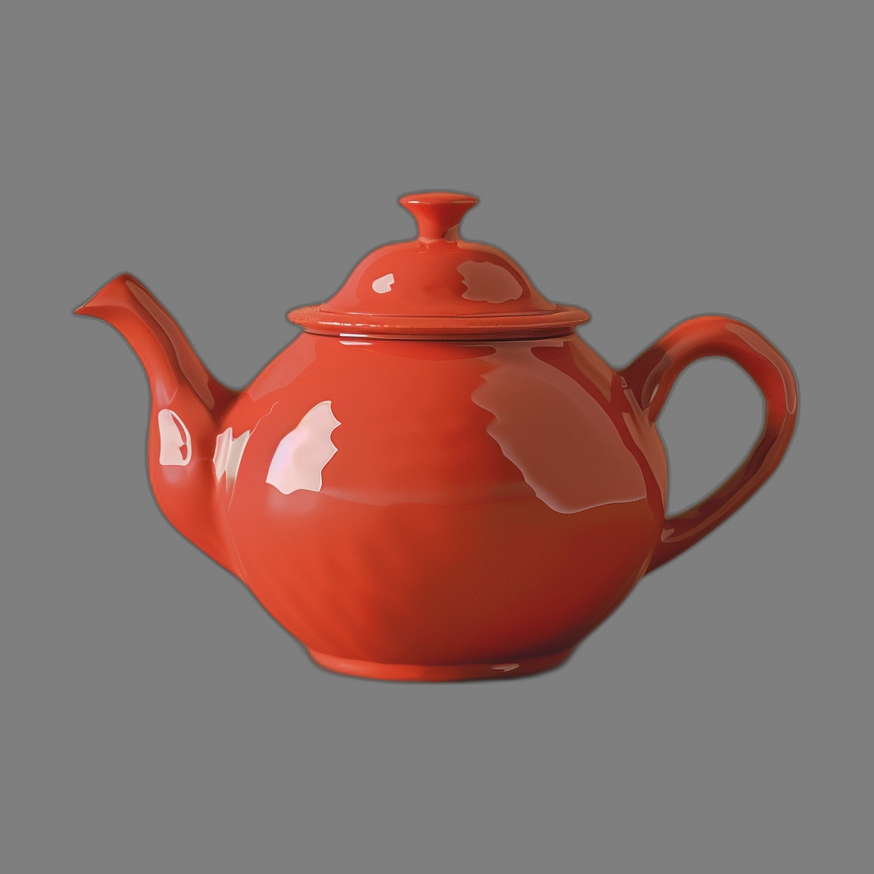
#> input picture examples/concepts/teapot.png, 874 x 874 px
$ python template_prep.py --imagem ../examples/concepts/teapot.png --saida-dir ../examples/concepts --resultado out.png   (older library calls are emulated)
#> lines starting #> are read from the running program, lines starting #| are printed output that depends on the picture
### tools/i23d_infer.py
"""Inferencia image-to-3D do Forge3D (roda DENTRO da venv de GPU, nunca no nucleo).

Uso (o provider ``mesh`` monta esta linha):

    FORGE3D_VENV_I23D=~/.cache/forge3d/venv-i23d \
    PYTHONPATH=~/.cache/forge3d/vendor/TripoSR \
    <venv>/bin/python tools/i23d_infer.py \
        --imagem entrada.png --saida-dir staging --resultado resultado.json \
        --modelo stabilityai/TripoSR --mc-resolution 256 --sem-rembg

Canal: JSON em disco. Nada de parse de stdout (mesma regra do Blender, I9).

Saida: ``<saida-dir>/modelo.glb`` com POSITION + COLOR_0 (sem UV). O bake de UV/textura e feito
depois no ``blender/postprocess.py``, que nao depende de CUDA.
"""

from __future__ import annotations

import argparse
import gc
import inspect
import json
import os
import sys
import time
import traceback
from pathlib import Path
from typing import Any


# [84 lines left out: functions _salvar, _args, _limpar_ruido_alfa, _desmultiplicar_alfa, _erodir_alfa_seguro, not called in this run]


def _bleed_rgb_borda_transparente(rgba, raio: int = 6):
    """Preenche pixels alpha==0 com a cor da borda mais proxima (sem blur no interior opaco)."""
    from PIL import Image, ImageFilter

    img = rgba.convert("RGBA")
    r_ch, g_ch, b_ch, a_ch = img.split()
    if a_ch.getextrema()[0] == 255 or a_ch.getextrema()[1] == 0:
        return img

    mask_bin = a_ch.point(lambda a: 255 if a >= 128 else 0)
    m_bytes = mask_bin.tobytes()
    mask_f = mask_bin.filter(ImageFilter.BoxBlur(raio)).tobytes()
    a_bytes = a_ch.tobytes()

    canais_out: list[Any] = []
    for canal in (r_ch, g_ch, b_ch):
        orig = canal.tobytes()
        zerado = Image.frombytes(
            "L",
            img.size,
            bytes(v if m else 0 for v, m in zip(orig, m_bytes)),
        )
        borrado = zerado.filter(ImageFilter.BoxBlur(raio)).tobytes()
        ajustado = bytes(
            orig[i]
            if a_bytes[i] >= 128
            else (min(255, round(borrado[i] * 255.0 / mask_f[i])) if mask_f[i] > 0 else orig[i])
            for i in range(len(orig))
        )
        canais_out.append(Image.frombytes("L", img.size, ajustado))
    return Image.merge("RGBA", (*canais_out, a_ch))


def _gerar_cutout_para_textura(
    imagem,
    *,
    desmultiplicar: bool,
    alfa_minimo: int = 160,
    razao_opaca_minima: float = 0.08,
):
    """Prepara RGBA alinhado com borda limpa e bleed de cor para projecao UV sem halo."""
    from PIL import Image

    rgba = imagem.convert("RGBA")
    if desmultiplicar:
        rgba = _desmultiplicar_alfa(rgba, alfa_minimo=alfa_minimo)
    # Mantem nucleo opaco sem comer a silhueta dos membros; borda alpha<160 vira 0 + RGB bleed.
    raw = bytearray(rgba.tobytes())
    for i in range(0, len(raw), 4):
        if raw[i + 3] < alfa_minimo:
            raw[i + 3] = 0
        else:
            raw[i + 3] = 255
    rgba = Image.frombytes("RGBA", rgba.size, bytes(raw))
    if desmultiplicar:
        rgba = _erodir_alfa_seguro(
            rgba,
            alfa_minimo=200,
            razao_opaca_minima=razao_opaca_minima,
        )
    return _bleed_rgb_borda_transparente(rgba, raio=6)


def _compor_cutout_neutro(
    imagem,
    *,
    desmultiplicar: bool,
    alfa_minimo: int = 24,
    razao_opaca_minima: float = 0.08,
):
    """Compoe recorte RGBA sobre cinza neutro (128, 128, 128) sem halo escuro."""
    from PIL import Image

    rgba = imagem.convert("RGBA")
    if desmultiplicar:
        rgba = _desmultiplicar_alfa(rgba, alfa_minimo=alfa_minimo)
        rgba = _erodir_alfa_seguro(
            rgba,
            alfa_minimo=alfa_minimo,
            razao_opaca_minima=razao_opaca_minima,
        )
    fundo = Image.new("RGBA", rgba.size, (128, 128, 128, 255))
    return Image.alpha_composite(fundo, rgba).convert("RGB")


# [58 lines left out: function _criar_sessao_rembg, not called in this run]


def _preparar_imagem(
    caminho: str,
    remover_fundo: bool,
    foreground_ratio: float,
    rembg_modelo: str | None = None,
    rembg_info: dict[str, Any] | None = None,
    rgba_textura_out: list[Any] | None = None,
):
    from PIL import Image

    imagem = Image.open(caminho).convert("RGBA")
    if max(imagem.size) > 1024:
        fator = 1024.0 / float(max(imagem.size))
        novo_tam = (max(1, round(imagem.width * fator)), max(1, round(imagem.height * fator)))
        imagem = imagem.resize(novo_tam, Image.Resampling.LANCZOS)
    if remover_fundo:
        from tsr.utils import remove_background, resize_foreground

        era_opaca = imagem.getchannel("A").getextrema()[0] == 255
        modelo_solicitado = (
            rembg_modelo or os.environ.get("FORGE3D_REMBG_MODELO", "birefnet-general")
        )
        sessao, modelo_usado, fallback = _criar_sessao_rembg(modelo_solicitado)
        if rembg_info is not None:
            rembg_info["rembg_modelo"] = modelo_usado
            rembg_info["rembg_fallback"] = fallback
        try:
            recortada = remove_background(imagem, sessao)
        finally:
            del sessao
            gc.collect()
        if era_opaca and recortada.convert("RGBA").getchannel("A").getextrema()[1] >= 24:
            recortada = _limpar_ruido_alfa(recortada)
        recortada = resize_foreground(recortada, foreground_ratio)
        if rgba_textura_out is not None:
            rgba_textura_out.append(
                _gerar_cutout_para_textura(recortada, desmultiplicar=era_opaca)
            )
        return _compor_cutout_neutro(recortada, desmultiplicar=era_opaca)
    if rembg_info is not None:
        rembg_info["rembg_modelo"] = None
        rembg_info["rembg_fallback"] = False
    if rgba_textura_out is not None:
        rgba_textura_out.append(_gerar_cutout_para_textura(imagem, desmultiplicar=False))
    # fundo neutro: compoe alfa reto sobre cinza medio (o modelo foi treinado assim)
    return _compor_cutout_neutro(imagem, desmultiplicar=False)


# [234 lines left out: functions _suavizar_malha_taubin, _extrair_malha_com_fallback_oom, main, not called in this run]


# [2 lines that do not run on import are left out]

### tools/template_prep.py
"""Prepara foto frontal para o template MPFB2: recorte alfa, bleed amplo, delight e marcos faciais.

Executado na venv de imagem (`venv-i23d`) por subprocesso; nunca importado no nucleo/Blender.
"""
from __future__ import annotations

import argparse
import json
import sys
from pathlib import Path
from typing import Any

from PIL import Image, ImageFilter

try:  # noqa: SIM105 - opcional no nucleo .venv sem numpy/cv2
    import cv2  # type: ignore[import-not-found]
    import numpy as np  # type: ignore[import-not-found]

    _TEM_CV2 = True
except ImportError:
    cv2 = None
    np = None
    _TEM_CV2 = False

TOOLS_DIR = Path(__file__).resolve().parent
if str(TOOLS_DIR) not in sys.path:
    sys.path.insert(0, str(TOOLS_DIR))

import delight  # noqa: E402
import delight_pbr  # noqa: E402
import i23d_infer  # noqa: E402


def _bleed_telea_cv2(rgba: Image.Image) -> Image.Image:
    """Inpainting amplo fora do nucleo opaco via OpenCV TELEA."""
    arr = np.array(rgba.convert("RGBA"))
    alfa = arr[:, :, 3]
    bgr = cv2.cvtColor(arr[:, :, :3], cv2.COLOR_RGB2BGR)
    mask = ((alfa < 200).astype(np.uint8)) * 255
    mask = cv2.dilate(mask, np.ones((3, 3), np.uint8))
    peq_bgr = cv2.resize(bgr, None, fx=0.5, fy=0.5, interpolation=cv2.INTER_AREA)
    peq_m = cv2.resize(mask, None, fx=0.5, fy=0.5, interpolation=cv2.INTER_NEAREST)
    inp = cv2.inpaint(peq_bgr, peq_m, 9, cv2.INPAINT_TELEA)
    cheio = cv2.resize(inp, (bgr.shape[1], bgr.shape[0]), interpolation=cv2.INTER_LINEAR)
    bgr[mask > 0] = cheio[mask > 0]
    rgb = cv2.cvtColor(bgr, cv2.COLOR_BGR2RGB)
    out = np.dstack([rgb, alfa])
    return Image.fromarray(out, mode="RGBA")


# [65 lines left out: function _bleed_telea_pil, not called in this run]


def _bleed_telea(rgba: Image.Image) -> Image.Image:
    """Inpainting amplo fora do nucleo opaco para evitar borda cinza/preta na projecao UV."""
    if _TEM_CV2:
        return _bleed_telea_cv2(rgba)
    return _bleed_telea_pil(rgba)


def _detectar_marcos_faciais_cv2(rgba: Image.Image) -> dict[str, float]:
    arr = np.array(rgba.convert("RGBA"))
    fg = arr[:, :, 3] > 128
    ys, _ = np.where(fg)
    if len(ys) == 0:
        return {}
    y0, y1 = int(ys.min()), int(ys.max())
    altura = max(1, y1 - y0)
    cinza = cv2.cvtColor(arr[:, :, :3], cv2.COLOR_RGB2GRAY)

    # Faixa dos olhos: ~4.5%..9.5% abaixo do topo; boca: ~9%..13.5%
    r0_e, r1_e = y0 + int(0.045 * altura), y0 + int(0.095 * altura)
    r0_b, r1_b = y0 + int(0.090 * altura), y0 + int(0.138 * altura)
    cols_cab = np.where(fg[r0_e:r1_b, :].any(axis=0))[0]
    if len(cols_cab) == 0:
        return {}
    xc = int(cols_cab.mean())
    lx0, lx1 = max(0, xc - 28), min(arr.shape[1], xc + 28)

    band_e = cinza[r0_e:r1_e, lx0:lx1]
    eye_row = r0_e + int(band_e.mean(axis=1).argmin()) if band_e.size else r0_e

    # Boca tem R-G mais elevado no centro + sulco escuro dos labios
    sub_b = arr[r0_b:r1_b, max(0, xc - 20):min(arr.shape[1], xc + 20)]
    if sub_b.size:
        rg = sub_b[:, :, 0].astype(np.float32) - sub_b[:, :, 1].astype(np.float32)
        escuro = 255.0 - cinza[r0_b:r1_b, max(0, xc - 20):min(arr.shape[1], xc + 20)].astype(np.float32)
        score = rg.mean(axis=1) * 1.4 + escuro.mean(axis=1) * 0.4
        mouth_row = r0_b + int(score.argmax())
    else:
        mouth_row = r0_b

    olhos_frac = round(float(y1 - eye_row) / altura, 4)
    boca_frac = round(float(y1 - mouth_row) / altura, 4)
    if not (0.80 < boca_frac < olhos_frac < 0.98):
        return {}
    return {"olhos_frac": olhos_frac, "boca_frac": boca_frac}


# [57 lines left out: function _detectar_marcos_faciais_pil, not called in this run]


def detectar_marcos_faciais(rgba: Image.Image) -> dict[str, float]:
    """Estima fracoes verticais de olhos e boca medidas da base (0=pe, 1=topo) da silhueta."""
    if _TEM_CV2:
        return _detectar_marcos_faciais_cv2(rgba)
    return _detectar_marcos_faciais_pil(rgba)


# [39 lines left out: functions _resize_foreground_pil, _preparar_imagem_pil, not called in this run]


def main() -> int:
    ap = argparse.ArgumentParser(description="Prepara foto frontal para MPFB2")
    ap.add_argument("--imagem", required=True)
    ap.add_argument("--saida-dir", required=True)
    ap.add_argument("--resultado", required=True)
    ap.add_argument("--remover-fundo", action="store_true")
    ap.add_argument("--rembg-modelo", default=None)
    ap.add_argument("--delight", action="store_true")
    args = ap.parse_args()

    saida = Path(args.saida_dir).expanduser().resolve()
    saida.mkdir(parents=True, exist_ok=True)

    rembg_info: dict[str, Any] = {}
    rgba_holder: list[Image.Image] = []
    try:
        i23d_infer._preparar_imagem(
            args.imagem,
            remover_fundo=args.remover_fundo,
            foreground_ratio=0.85,
            rembg_modelo=args.rembg_modelo,
            rembg_info=rembg_info,
            rgba_textura_out=rgba_holder,
        )
#> the loop in _gerar_cutout_para_textura, `for i in range(0, len(raw), 4):` made 763876 passes
#> i on passes 2 to 4: 4, 8, 12
#> in _bleed_rgb_borda_transparente, `r_ch, g_ch, b_ch, a_ch = img.split()`:
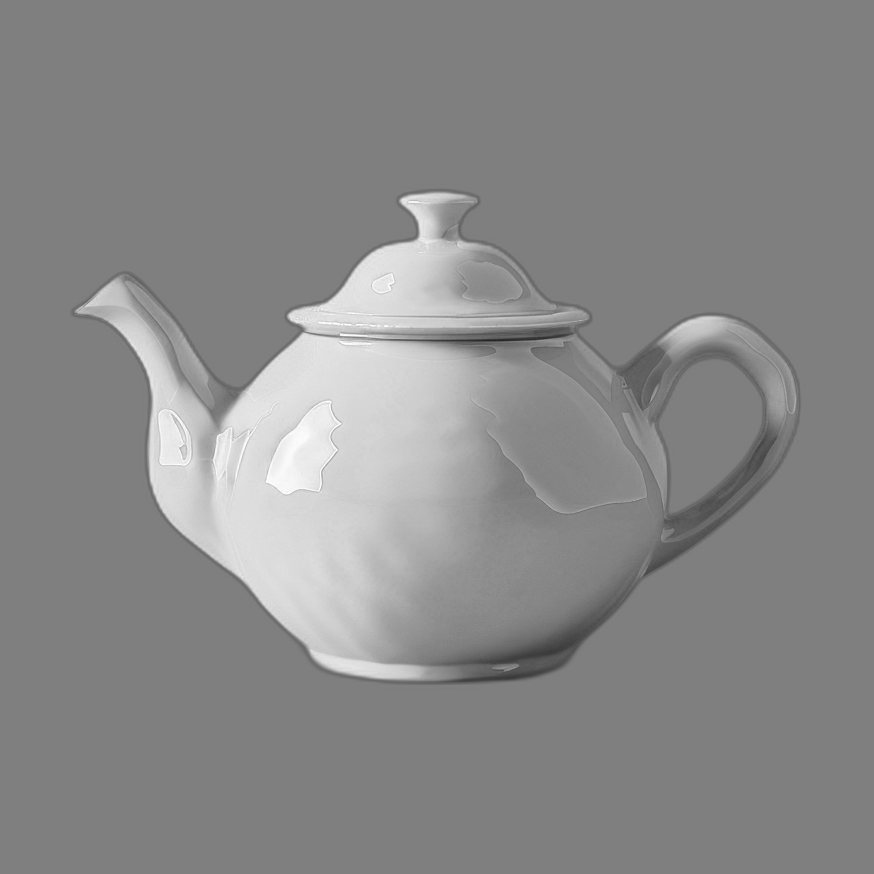
#> r_ch: PIL image 874x874 L; min 38, max 253, mean 137
#> in _bleed_rgb_borda_transparente, `r_ch, g_ch, b_ch, a_ch = img.split()`:
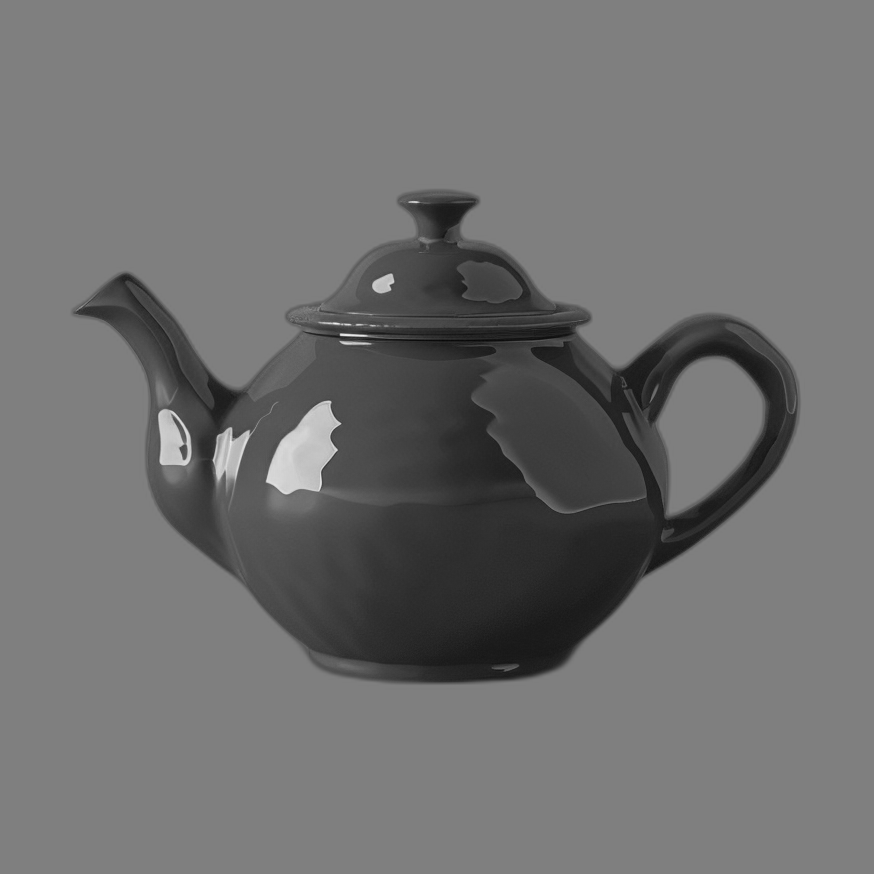
#> g_ch: PIL image 874x874 L; min 6, max 243, mean 111.8
#> in _bleed_rgb_borda_transparente, `r_ch, g_ch, b_ch, a_ch = img.split()`:
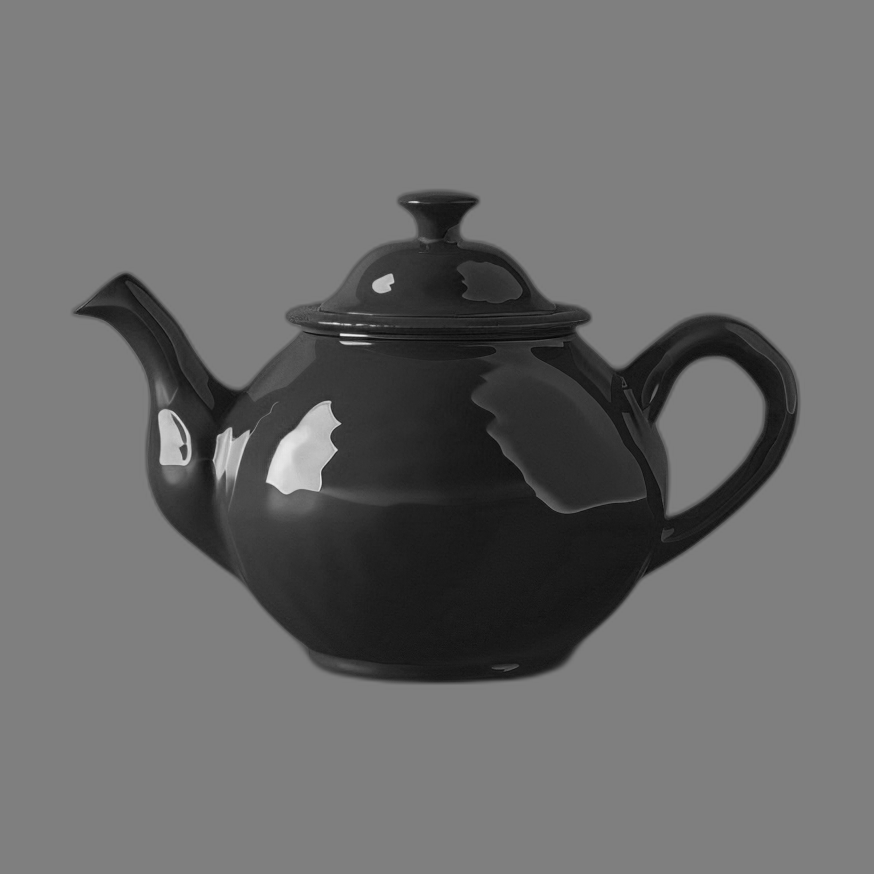
#> b_ch: PIL image 874x874 L; min 3, max 239, mean 107.5
#> in _bleed_rgb_borda_transparente, `r_ch, g_ch, b_ch, a_ch = img.split()`: a_ch: PIL image 874x874 L; every value is 255
#> in _compor_cutout_neutro, returned value is the input picture: PIL image 874x874 RGB; mean R, G, B 137, 111.8, 107.5
        rgba = rgba_holder[0]
    except (ImportError, OSError, RuntimeError, ValueError, LookupError) as exc:
        print(
            f"[template_prep] aviso fallback Pillow em _preparar_imagem: {type(exc).__name__}: {exc}",
            file=sys.stderr,
        )
        rgba = _preparar_imagem_pil(
            args.imagem,
            remover_fundo=args.remover_fundo,
            foreground_ratio=0.85,
            rembg_info=rembg_info,
        )
    rgba.save(saida / "input_rgba.png")

    foto_bleed = _bleed_telea(rgba)
#> in _bleed_telea_cv2, `mask = ((alfa < 200).astype(np.uint8)) * 255`: mask: shape (874, 874); every value is 0
#> in _bleed_telea_cv2, `peq_m = cv2.resize(mask, None, fx=0.5, fy=0.5, interpolation=cv2.INTER..`: peq_m: shape (437, 437); every value is 0
    tex_path = saida / "input_template.png"
    delight_meta: dict = {"executado": False}
    if args.delight:
        dl = delight.delight_imagem(foto_bleed)
        dl.save(tex_path)
        met, rough = delight.estimar_mapas_pbr(dl)
        met.save(saida / "metallic_hint.png")
        rough.save(saida / "roughness_hint.png")
        delight_meta = {"executado": True}
    else:
        foto_bleed.save(tex_path)

    marcos = detectar_marcos_faciais(foto_bleed)
#> in _detectar_marcos_faciais_cv2, `fg = arr[:, :, 3] > 128`: fg: shape (874, 874) bool; every value is 1
#> in _detectar_marcos_faciais_cv2, `y0, y1 = int(ys.min()), int(ys.max())`: y0 = 0; y1 = 873
#> in _detectar_marcos_faciais_cv2, `cinza = cv2.cvtColor(arr[:, :, :3], cv2.COLOR_RGB2GRAY)`:
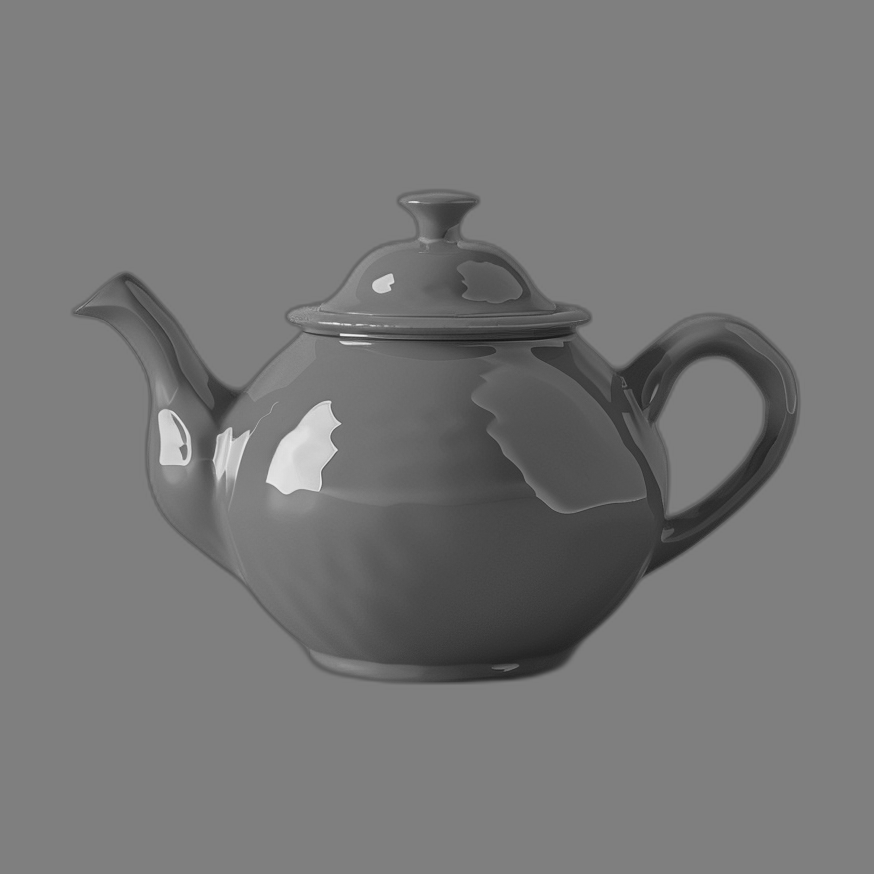
#> cinza: shape (874, 874); min 17, max 245, mean 118.8
#> in _detectar_marcos_faciais_cv2, `r0_e, r1_e = y0 + int(0.045 * altura), y0 + int(0.095 * altura)`: r0_e = 39; r1_e = 82
#> in _detectar_marcos_faciais_cv2, `r0_b, r1_b = y0 + int(0.090 * altura), y0 + int(0.138 * altura)`: r0_b = 78; r1_b = 120
#> in _detectar_marcos_faciais_cv2, `cols_cab = np.where(fg[r0_e:r1_b, :].any(axis=0))[0]`: cols_cab = 874 values from 0 to 873
#> in _detectar_marcos_faciais_cv2, `xc = int(cols_cab.mean())`: xc = 436
#> in _detectar_marcos_faciais_cv2, `lx0, lx1 = max(0, xc - 28), min(arr.shape[1], xc + 28)`: lx0 = 408; lx1 = 464
#> in _detectar_marcos_faciais_cv2, `band_e = cinza[r0_e:r1_e, lx0:lx1]`: band_e: shape (43, 56); every value is 127
#> in _detectar_marcos_faciais_cv2, `eye_row = r0_e + int(band_e.mean(axis=1).argmin()) if band_e.size else..`: eye_row = 39
#> in _detectar_marcos_faciais_cv2, `rg = sub_b[:, :, 0].astype(np.float32) - sub_b[:, :, 1].astype(np.floa..`: rg: shape (42, 40) float32; every value is 0
#> in _detectar_marcos_faciais_cv2, `escuro = 255.0 - cinza[r0_b:r1_b, max(0, xc - 20):min(arr.shape[1], xc..`: escuro: shape (42, 40) float32; every value is 128
#> in _detectar_marcos_faciais_cv2, `score = rg.mean(axis=1) * 1.4 + escuro.mean(axis=1) * 0.4`: score = 42 values from 51.2 to 51.2
#> in _detectar_marcos_faciais_cv2, `mouth_row = r0_b + int(score.argmax())`: mouth_row = 78
#> in _detectar_marcos_faciais_cv2, `olhos_frac = round(float(y1 - eye_row) / altura, 4)`: olhos_frac = 0.955
#> in _detectar_marcos_faciais_cv2, `boca_frac = round(float(y1 - mouth_row) / altura, 4)`: boca_frac = 0.911
#> marcos = {'olhos_frac': 0.955, 'boca_frac': 0.911}
    res = {
        "ok": True,
        "foto_template": str(tex_path),
        "marcos": marcos,
        "delight": delight_meta,
        **rembg_info,
    }
    Path(args.resultado).write_text(json.dumps(res, indent=2), encoding="utf-8")
    return 0


if __name__ == "__main__":
    raise SystemExit(main())
#> (the program exits here)

$ run again, on blender/textures_pbr/bronze_filigree_albedo.png
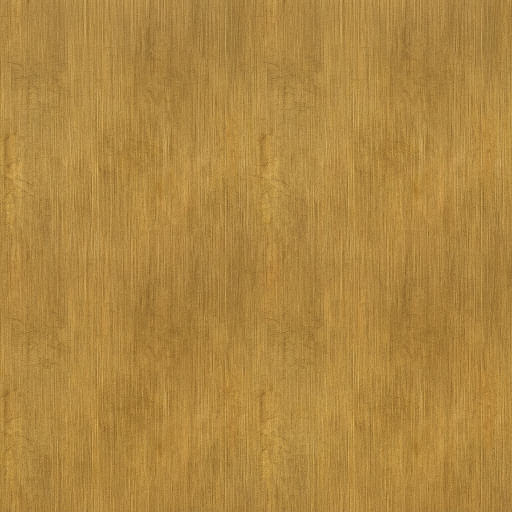
#> input picture blender/textures_pbr/bronze_filigree_albedo.png, 1024 x 1024 px (shown at 1/2 size)
#> the loop in _gerar_cutout_para_textura, `for i in range(0, len(raw), 4):` made 1048576 passes
#> i on passes 2 to 4: 4, 8, 12
#> a_ch: PIL image 1024x1024 L; every value is 255
#> in _compor_cutout_neutro, returned value is the input picture: PIL image 1024x1024 RGB; mean R, G, B 175.5, 135.1, 65.4
#> mask: shape (1024, 1024); every value is 0
#> peq_m: shape (512, 512); every value is 0
#> fg: shape (1024, 1024) bool; every value is 1
#> y0 = 0; y1 = 1023
#> r0_e = 46; r1_e = 97
#> r0_b = 92; r1_b = 141
#> cols_cab = 1024 values from 0 to 1023
#> xc = 511
#> lx0 = 483; lx1 = 539
#> in _detectar_marcos_faciais_cv2, `band_e = cinza[r0_e:r1_e, lx0:lx1]`:
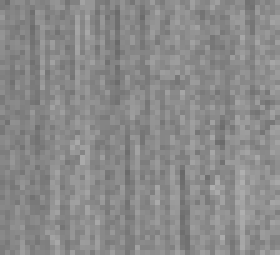
#> band_e: shape (51, 56) (shown 5 times larger); min 105, max 175, mean 138
#> eye_row = 62
#> in _detectar_marcos_faciais_cv2, `escuro = 255.0 - cinza[r0_b:r1_b, max(0, xc - 20):min(arr.shape[1], xc..`:
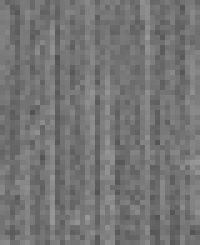
#> escuro: shape (49, 40) float32 (shown 5 times larger); min 82, max 152, mean 116.7
#> score = 49 values, max 102.4 at index 18, min 97.41 at index 46, mean 100.8
#> mouth_row = 110
#> olhos_frac = 0.939
#> boca_frac = 0.892
#> marcos = {'olhos_frac': 0.939, 'boca_frac': 0.892}
